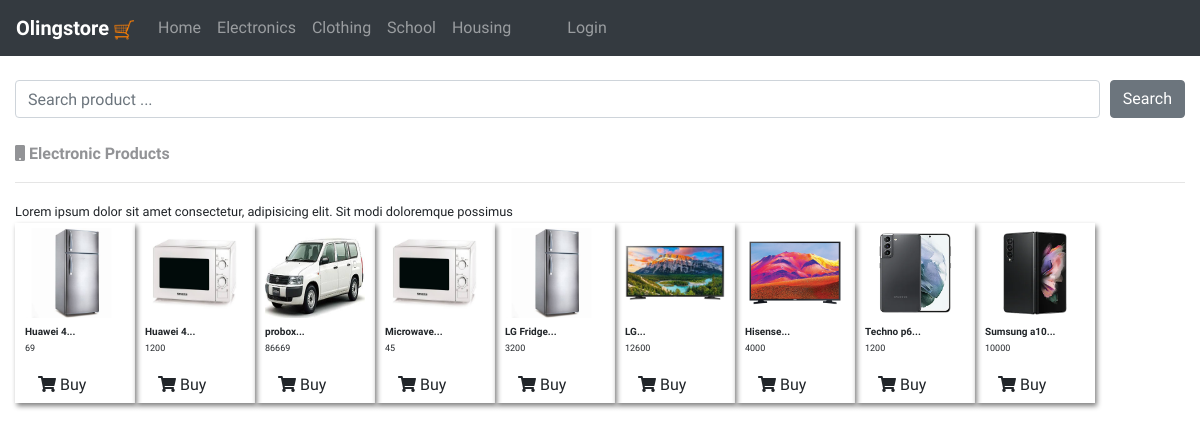
The app's page /electronic/ with its own data.
### myaccount/models.py (models this page shows, shortened)
class Products(models.Model):
    product_name=models.CharField(max_length=255)
    category=models.CharField(max_length=255)
    price=models.CharField(max_length=255)
    address=models.CharField(max_length=255)
    quantity=models.CharField(max_length=255)
    user=models.ForeignKey(User,on_delete=models.CASCADE)
    description=models.TextField()
    date=models.DateTimeField(auto_now_add=True)
    image1=models.ImageField(blank=True,null=True)
    image2=models.ImageField(blank=True,null=True)
    image3=models.ImageField(blank=True,null=True)
    image4=models.ImageField(blank=True,null=True)

### baseapp/views.py (the view)
# urls.py: path('electronic/',views.ElectronList.as_view(),name='electronic'),
class ElectronList(generic.ListView):
    model=Products
    ordering='-id'
    context_object_name='product'
    queryset=Products.objects.filter(category='Electronics')
    template_name='baseapp/electronic.html'

### baseapp/templates/baseapp/electronic.html (shortened to what this page needs)
{% extends 'baseapp/main.html' %}
  {% load static %}
{% block content %}
<div class="container-fluid">
     <form action="">
         <br>
        <div style="display: flex;">
            <input type="search" placeholder="Search product ..." class="form-control"><button class="btn btn-secondary" style="display: inline-block; margin-left: 10px;">Search</button>
        </div>
     </form> <br>
    <div class="row">
      <div class="col-sm-12">
        <p class="pText1"><strong><i class="fas fa-mobile"></i> Electronic Products</strong></p>
        <hr>
        <small>Lorem ipsum dolor sit amet consectetur, adipisicing elit. Sit modi doloremque possimus </small>
        <div style="display: flex; width: 100%;flex-wrap: wrap;">
            {% for p in product %}
            <div style="padding-right: 10px;  width: 120px;height: 180px;padding-bottom: 30px;box-shadow: 2px 3px 5px gray;">
                <div  style=" width: 100%; height: 50%;padding-left: 10px;">
                    <img src="{% if p.image1 %}{{p.image1.url}}{% else %}{% if p.image2 %}{{p.image2.url}}{% else %}{% if p.image3 %}{{p.image3.url}}{% else %}{% if p.image4 %}{{p.image4.url}}{% else %}{% static 'images/avatar.png' %} {% endif %}{% endif %}{% endif %}{% endif %}" alt="" width="100px" height="90" style="margin-top: 5px;" class="rounded">
                    <font style="font-size: 10px;"><strong>{{p.product_name|slice:13}}...</strong></font><br>
                    <font style="float: left; margin-right: 10px; font-size: 9px;">{{p.price}}</font><br>
                   <a href="{% url 'productdetail' p.id %}"><button class="btn btn-ouhjsecondary"><i class="fas fa-shopping-cart"></i> Buy</button></a>
                </div>
            </div>
            {% endfor %}
        </div>
    </div>
{% endblock content %}

### baseapp/templates/baseapp/main.html (shortened to what this page needs)
{% load static %}
<!DOCTYPE html>
<html lang="en">
<head>
<link rel="stylesheet" href="https://maxcdn.bootstrapcdn.com/bootstrap/4.5.2/css/bootstrap.min.css">
<link rel="stylesheet" href="https://use.fontawesome.com/releases/v5.7.0/css/all.css">
<link rel="stylesheet" href="{% static 'css/styles.css' %}">
</head>
<body>
    {% include 'baseapp/navbar.html' %}
    {% block content %}
    {% endblock content %}
</body>
</html>

### baseapp/templates/baseapp/navbar.html (shortened to what this page needs)
{% load static %}
<nav class="navbar navbar-expand-md bg-dark navbar-dark sticky-top">
    <a class="navbar-brand nvbrn" href="{% url 'home' %}"><strong>Olingstore <img src="{% static 'images/trowly.png' %}" alt="" width="20px" height="20px"></strong></a>
    <div class="collapse navbar-collapse" id="collapsibleNavbar">
      <ul class="navbar-nav">
        <li class="nav-item">
          <a class="nav-link" href="{% url 'home' %}">Home</a>
        </li>
        <li class="nav-item">
          <a class="nav-link" href="{% url 'electronic' %}">Electronics</a>
        </li>
        <li class="nav-item">
          <a class="nav-link" href="{% url 'clothing' %}">Clothing</a>
        </li>
        <li class="nav-item">
          <a class="nav-link" href="{% url 'school' %}">School</a>
        </li>
        <li class="nav-item">
          <a class="nav-link" href="{% url 'housing' %}">Housing </a>
        </li>
          {% if user.is_authenticated %}
          <li class="nav-item dropdown" style="margin-left: 40px;">
            <a class="nav-link dropdown-toggle" href="{% url 'myaccount' %}" id="navbardrop" data-toggle="dropdown">
              <img src="{% static 'images/user.png' %}" alt="" width="20px" height="20px">
            {{user.username}}
            </a>
            <div class="dropdown-menu">
              <a class="dropdown-item" href="{% url 'myaccount' %}">My Account</a>
              <a class="dropdown-item" href="{% url 'edit' %}">Edit Account</a>
              <a class="dropdown-item" href="{% url 'logout' %}">Logout</a>
            </div>
          </li>
          {% else %}
          <li class="nav-item" style="margin-left: 40px;">
            <a class="nav-link" href="{% url 'login' %}">Login</a>
          </li>
          {% endif %}
      </ul>
    </div>
  </nav>

### static/css/styles.css (style rules this page uses)
* { margin: 0; padding: 0; font-family: 'Rajdhani', sans-serif; font-family: 'Spartan', sans-serif; }
.nvbrn { font-family: cursive; }
body { scroll-behavior: smooth; }
.pText1 { font-family: sans-serif; color: rgb(146, 147, 150); }

### records on screen
Products: image1 (picture), product_name "Huawei 4", price "69"
Products: image4 (picture), product_name "Huawei 4", price "1200"
Products: image1 (picture), product_name "probox", price "86669"
Products: image1 (picture), product_name "Microwave", price "45"
Products: image1 (picture), product_name "LG Fridge", price "3200"
Products: image1 (picture), product_name "LG", price "12600"
Products: image1 (picture), product_name "Hisense", price "4000"
Products: image1 (picture), product_name "Techno p6", price "1200"
Products: image1 (picture), product_name "Sumsung a10", price "10000"
